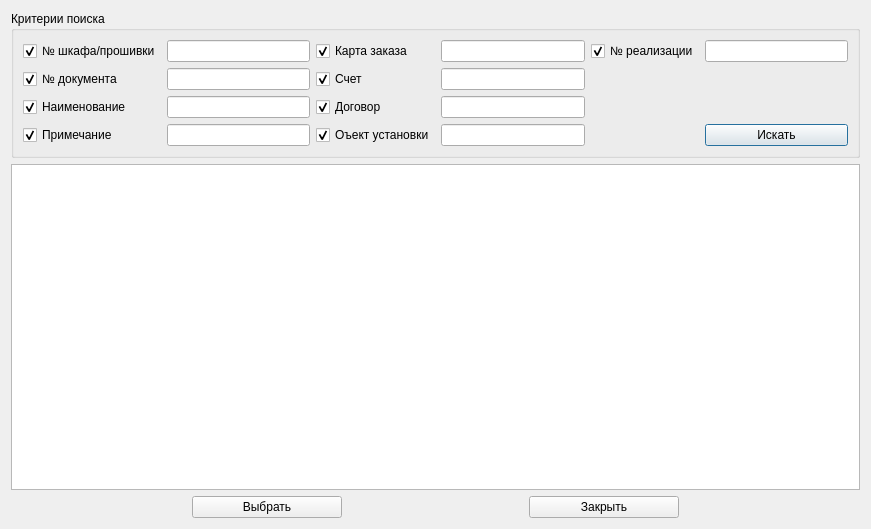
<?xml version="1.0" encoding="UTF-8"?>
<ui version="4.0">
 <class>SearchDevDlg</class>
 <widget class="QDialog" name="SearchDevDlg">
  <property name="geometry">
   <rect>
    <x>0</x>
    <y>0</y>
    <width>871</width>
    <height>529</height>
   </rect>
  </property>
  <property name="windowTitle">
   <string>Поиск устройств</string>
  </property>
  <layout class="QVBoxLayout" name="verticalLayout">
   <item>
    <widget class="QGroupBox" name="groupBox">
     <property name="title">
      <string>Критерии поиска</string>
     </property>
     <layout class="QGridLayout" name="gridLayout">
      <item row="3" column="0">
       <widget class="QCheckBox" name="cbDescript">
        <property name="text">
         <string>Примечание</string>
        </property>
        <property name="checked">
         <bool>true</bool>
        </property>
       </widget>
      </item>
      <item row="2" column="0">
       <widget class="QCheckBox" name="cbName">
        <property name="text">
         <string>Наименование</string>
        </property>
        <property name="checked">
         <bool>true</bool>
        </property>
       </widget>
      </item>
      <item row="2" column="3">
       <widget class="QLineEdit" name="leDogovor"/>
      </item>
      <item row="3" column="1">
       <widget class="QLineEdit" name="leDescript"/>
      </item>
      <item row="2" column="2">
       <widget class="QCheckBox" name="cbDog">
        <property name="text">
         <string>Договор</string>
        </property>
        <property name="checked">
         <bool>true</bool>
        </property>
       </widget>
      </item>
      <item row="1" column="3">
       <widget class="QLineEdit" name="leSchet"/>
      </item>
      <item row="3" column="3">
       <widget class="QLineEdit" name="leObjInstall"/>
      </item>
      <item row="1" column="1">
       <widget class="QLineEdit" name="leNumDoc"/>
      </item>
      <item row="0" column="4">
       <widget class="QCheckBox" name="cbRelease">
        <property name="text">
         <string>№ реализации</string>
        </property>
        <property name="checked">
         <bool>true</bool>
        </property>
       </widget>
      </item>
      <item row="0" column="2">
       <widget class="QCheckBox" name="cbCardOrder">
        <property name="text">
         <string>Карта заказа</string>
        </property>
        <property name="checked">
         <bool>true</bool>
        </property>
       </widget>
      </item>
      <item row="0" column="3">
       <widget class="QLineEdit" name="leCardOrder"/>
      </item>
      <item row="1" column="2">
       <widget class="QCheckBox" name="cbSchet">
        <property name="text">
         <string>Счет</string>
        </property>
        <property name="checked">
         <bool>true</bool>
        </property>
       </widget>
      </item>
      <item row="2" column="1">
       <widget class="QLineEdit" name="leName"/>
      </item>
      <item row="1" column="0">
       <widget class="QCheckBox" name="cbNumDoc">
        <property name="text">
         <string>№ документа</string>
        </property>
        <property name="checked">
         <bool>true</bool>
        </property>
       </widget>
      </item>
      <item row="3" column="2">
       <widget class="QCheckBox" name="cbObjInst">
        <property name="text">
         <string>Оъект установки</string>
        </property>
        <property name="checked">
         <bool>true</bool>
        </property>
       </widget>
      </item>
      <item row="0" column="0">
       <widget class="QCheckBox" name="cbNumber2">
        <property name="text">
         <string>№ шкафа/прошивки</string>
        </property>
        <property name="checked">
         <bool>true</bool>
        </property>
       </widget>
      </item>
      <item row="0" column="1">
       <widget class="QLineEdit" name="leNumber2"/>
      </item>
      <item row="0" column="5">
       <widget class="QLineEdit" name="leNumRelease"/>
      </item>
      <item row="3" column="5">
       <widget class="QPushButton" name="pbSearch">
        <property name="text">
         <string>Искать</string>
        </property>
        <property name="icon">
         <iconset resource="resource.qrc">
          <normaloff>:/image/search.png</normaloff>:/image/search.png</iconset>
        </property>
        <property name="iconSize">
         <size>
          <width>16</width>
          <height>16</height>
         </size>
        </property>
       </widget>
      </item>
     </layout>
    </widget>
   </item>
   <item>
    <widget class="QTableView" name="tableView">
     <property name="alternatingRowColors">
      <bool>true</bool>
     </property>
     <property name="selectionMode">
      <enum>QAbstractItemView::SelectionMode::SingleSelection</enum>
     </property>
     <property name="selectionBehavior">
      <enum>QAbstractItemView::SelectionBehavior::SelectRows</enum>
     </property>
     <attribute name="verticalHeaderDefaultSectionSize">
      <number>22</number>
     </attribute>
    </widget>
   </item>
   <item>
    <layout class="QHBoxLayout" name="horizontalLayout">
     <item>
      <widget class="QPushButton" name="pbSelect">
       <property name="maximumSize">
        <size>
         <width>150</width>
         <height>16777215</height>
        </size>
       </property>
       <property name="text">
        <string>Выбрать</string>
       </property>
       <property name="icon">
        <iconset resource="resource.qrc">
         <normaloff>:/image/Apply24x24.png</normaloff>:/image/Apply24x24.png</iconset>
       </property>
       <property name="iconSize">
        <size>
         <width>24</width>
         <height>24</height>
        </size>
       </property>
      </widget>
     </item>
     <item>
      <widget class="QPushButton" name="pbCancel">
       <property name="maximumSize">
        <size>
         <width>150</width>
         <height>16777215</height>
        </size>
       </property>
       <property name="text">
        <string>Закрыть</string>
       </property>
       <property name="icon">
        <iconset resource="resource.qrc">
         <normaloff>:/image/Exit.png</normaloff>:/image/Exit.png</iconset>
       </property>
       <property name="iconSize">
        <size>
         <width>24</width>
         <height>24</height>
        </size>
       </property>
      </widget>
     </item>
    </layout>
   </item>
  </layout>
 </widget>
 <resources>
  <include location="resource.qrc"/>
 </resources>
 <connections>
  <connection>
   <sender>pbCancel</sender>
   <signal>clicked()</signal>
   <receiver>SearchDevDlg</receiver>
   <slot>close()</slot>
   <hints>
    <hint type="sourcelabel">
     <x>491</x>
     <y>492</y>
    </hint>
    <hint type="destinationlabel">
     <x>435</x>
     <y>264</y>
    </hint>
   </hints>
  </connection>
 </connections>
</ui>
